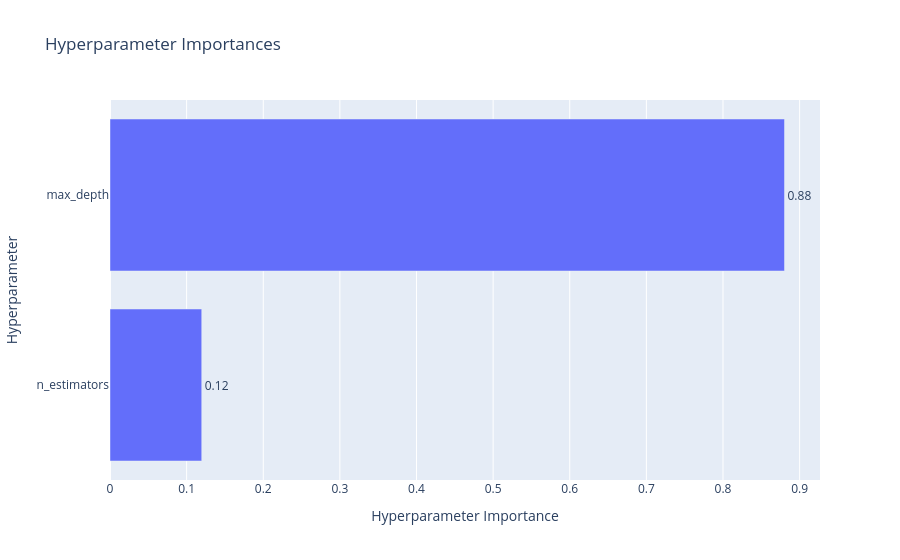

The notebook cell this image was saved under:
### Code cell
plot_param_importances(study)

### Figure 1 — Plotly figure (JSON) as saved in the notebook; plotly's stock layout.template omitted (floating-point values rounded to 4 significant figures)
{"data": [{"cliponaxis": false, "hovertemplate": ["n_estimators (IntDistribution): 0.11972104107323356<extra></extra>", "max_depth (IntDistribution): 0.8802789589267664<extra></extra>"], "name": "Objective Value", "orientation": "h", "text": ["0.12", "0.88"], "textposition": "outside", "type": "bar", "x": [0.1197, 0.8803], "y": ["n_estimators", "max_depth"]}], "layout": {"title": {"text": "Hyperparameter Importances"}, "xaxis": {"title": {"text": "Hyperparameter Importance"}}, "yaxis": {"title": {"text": "Hyperparameter"}}}}
